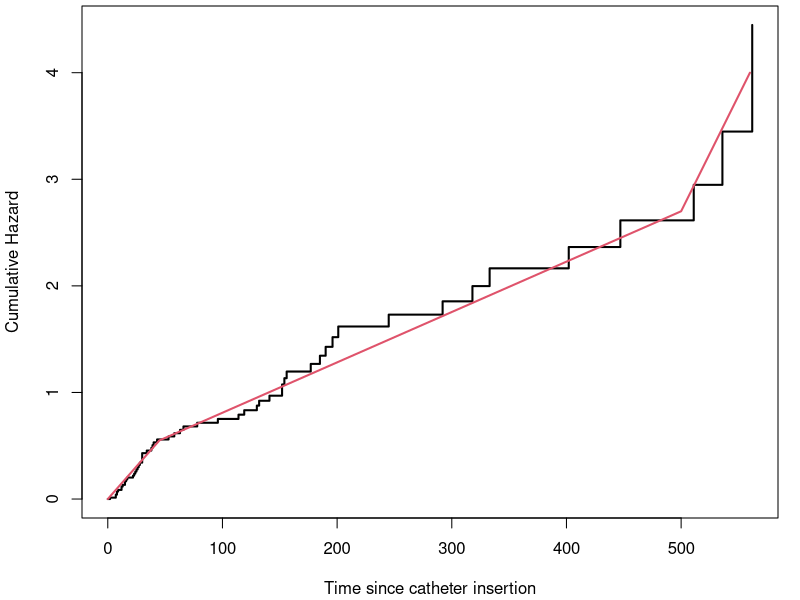
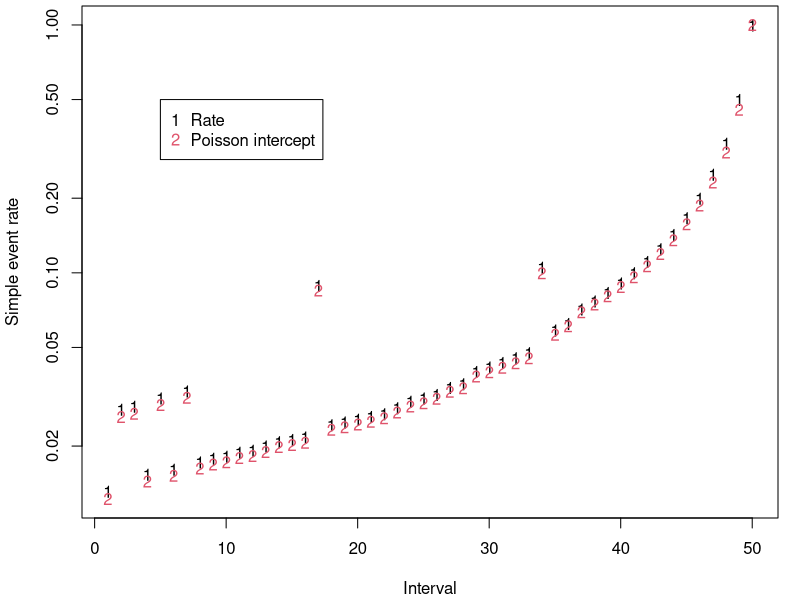

Reproduce these figures in R, in order.
#!/usr/bin/r

### R code from vignette source 'approximate.Rnw'

###################################################
### code chunk number 1: init
###################################################
options(continue="  ", width=60)
options(SweaveHooks=list(fig=function() par(mar=c(4.1, 4.1, .3, 1.1))))
pdf.options(pointsize=8) #text in graph about the same as regular text
library(survival, quietly=TRUE)


###################################################
### code chunk number 2: approx1
###################################################
getOption("SweaveHooks")[["fig"]]()
ksurv <- survfit(Surv(time, status) ~1, data=kidney)
plot(ksurv, fun="cumhaz", conf.int=FALSE, lwd=2,
     xlab="Time since catheter insertion", ylab="Cumulative Hazard")
lines(c(0, 45, 500, 560), c(0, .55, 2.7, 4), col=2, lwd=2)


###################################################
### code chunk number 3: approx2
###################################################
kdata2 <- survSplit(Surv(time, status) ~., data=kidney, cut=c(45, 500),
                    episode="interval")
kfit1 <- coxph(Surv(time, status) ~ age + sex, kidney, ties='breslow')

kfit2 <- glm(status ~ age + sex + factor(interval) -1 +
               offset(log(time-tstart)), family=poisson, data=kdata2)

cbind(Cox= summary(kfit1)$coefficients[,c(1,3)],
      poisson = summary(kfit2)$coefficients[1:2, 1:2])


###################################################
### code chunk number 4: approx3
###################################################
utime <- sort(unique(kidney$time[kidney$status==1])) # unique deaths
kdata3 <- survSplit(Surv(time, status) ~., data=kidney, cut=utime,
                    episode="interval")
kdata3 <- subset(kdata3, time == c(utime,0)[interval]) # remove partials

kfit3 <- glm(status ~ age + sex + factor(interval) -1,
             family=poisson, data=kdata3)
kfit4 <- glm(status ~ age + sex + factor(interval) -1,
             family=binomial, data=kdata3)
rbind(poisson= coef(kfit3)[1:2], binomial = coef(kfit4)[1:2])


###################################################
### code chunk number 5: approx4
###################################################
getOption("SweaveHooks")[["fig"]]()
counts <- c(table(kdata3$interval))  # subjects in each interval
xmat <- as.matrix(kdata3[,c('age', 'sex')])
centers <- rowsum(xmat, kdata3$interval) / counts
xmat2 <- xmat - centers[kdata3$interval,]

kfit4a <- glm(status ~ xmat2 + factor(interval) -1, poisson, kdata3)
temp <- coef(kfit4a)[-(1:2)]   # intercepts
phat <- with(kdata3, tapply(status, interval, sum)) /counts
matplot(1:length(counts), cbind(phat, exp(temp)), log='y',
        xlab="Interval", ylab="Simple event rate")
legend(5, .5, c("Rate", "Poisson intercept"), pch="12", col=1:2)


###################################################
### code chunk number 6: approx5
###################################################
kdata3$phat <- phat[kdata3$interval]  # add phat to the data set
logit <- function(x) log(x/(1-x))
kfit4b <- glm(status ~ xmat2 + offset(log(phat)), poisson, kdata3)
kfit4c <- glm(status ~ xmat2, poisson, kdata3)

kfit4d <- glm(status ~ xmat2 + offset(logit(phat)), binomial, kdata3,
              subset=(phat<1))
kfit4e <- glm(status ~ xmat2, binomial, kdata3,
              subset=(phat<1))

rbind(Cox= coef(kfit1), poisson=coef(kfit4a)[1:2],
      poisson2 = coef(kfit4b)[2:3], poisson3 = coef(kfit4c)[2:3],
      binomial2 = coef(kfit4d)[2:3], binomial3 = coef(kfit4e)[2:3])


